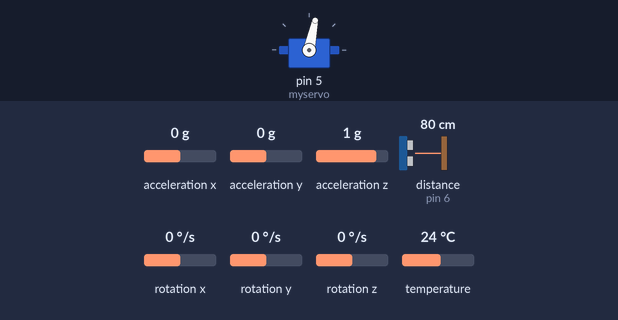
The sketch below on a simulated Arduino Uno, built with avr-gcc and run on an emulated ATmega328P. Shown: servo. The test bench sets the inputs (shaded band); at power-on: acceleration y 0 g, distance to the obstacle (sensor on pin 6) 80 cm, acceleration z 1 g, rotation x 0 °/s, acceleration x 0 g, rotation y 0 °/s, rotation z 0 °/s, temperature 24 °C. The echo pulse lasts 58.3 µs per cm; what the sketch prints to the serial monitor is not drawn.

Above: at 1.3 s.
1.4 s: acceleration y set to -1.4 g
3.1 s: distance to the obstacle (sensor on pin 6) set to 2 cm
4.7 s: acceleration z set to -1.4 g
6.3 s: rotation x set to -192 °/s
7.8 s: distance to the obstacle (sensor on pin 6) set to 4 cm
At 11.2 s:
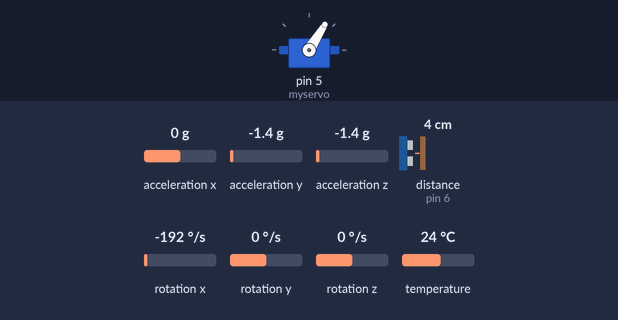
Timing chart, 0 to 11.8 s (numbered marks = the images above; inputs shaded):
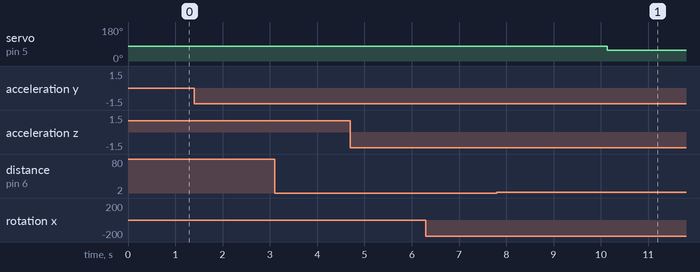

The sketch:

Tarea_identificacion.ino
```cpp
// Basic demo for accelerometer readings from Adafruit MPU6050

#include <Adafruit_MPU6050.h>
#include <Adafruit_Sensor.h>
#include <NewPing.h>
#include <Wire.h>
#include <Servo.h>

#define PERIOD 20000  // período correspondiente a una frecuencia de 50Hz
#define ALPHA 0.1f
#define MIN_SERVO_US 557     // 0° de rotación del servo
#define MAX_SERVO_US 2388    // 180° de rotación del servo
#define MIN_SERVO_ANGLE 50   // Ángulo mínimo del servo que admite la planta
#define MAX_SERVO_ANGLE 130  // Ángulo máximo del servo que admite la planta
#define SERVO_OFFSET 12    // Offset de la barra respecto del servo
#define IMU_OFFSET 3.20 // Offset IMU respecto la barra
#define TRIGGER_PIN  7
#define ECHO_PIN     6
#define MAX_DISTANCE 200
#define SOUND_SPEED 340.29f
#define DISTANCE_OFFSET 15.65f
#define VALUE_I 0
#define VALUE_F -20

Servo myservo;
Adafruit_MPU6050 mpu;
NewPing sonar(TRIGGER_PIN, ECHO_PIN, MAX_DISTANCE);

unsigned long t1;
int counter = 0;
float value = VALUE_I;

float theta_g1 = 0;
float theta_g = 0;
float theta_a = 0;
float theta = 0;

void setup(void) {
  Serial.begin(115200);
  while (!Serial)
    delay(10);

  Serial.println("Adafruit MPU6050 test!");

  if (!mpu.begin()) {
    Serial.println("Failed to find MPU6050 chip");
    while (1) {
      delay(10);
    }
  }
  Serial.println("MPU6050 Found!");

  mpu.setAccelerometerRange(MPU6050_RANGE_8_G);
  mpu.setGyroRange(MPU6050_RANGE_500_DEG);
  mpu.setFilterBandwidth(MPU6050_BAND_44_HZ);

  Serial.println("");
  delay(100);
  myservo.attach(5);
}

void loop() {
  t1 = micros();

  sensors_event_t a, g, temp;
  mpu.getEvent(&a, &g, &temp);

  theta_g1 = theta_g1 + g.gyro.x * 0.02 * (180 / PI);
  theta_a = atan2(a.acceleration.y, a.acceleration.z) * (180 / PI);

  theta_g = theta + g.gyro.x * 0.02 * (180 / PI);
  theta = ALPHA * theta_a + (1 - ALPHA) * theta_g;

  unsigned int time = sonar.ping(40);
  float position = (((time * SOUND_SPEED) / 10000) / 2) - DISTANCE_OFFSET;

  if (counter == 500) {
    counter = 0;
    if (value == VALUE_I) {
      value = VALUE_F;
    } else {
      value = VALUE_I;
    }
  } else {
    counter++;
  }

  writeServo(value);
  //Serial.println(theta + IMU_OFFSET);
  //Serial.println(position);
  //Serial.println();
  matlab_send(position, theta + IMU_OFFSET , value);

  while (micros() < t1 + PERIOD) {};
}

void writeServo(float angle) {
  float value = angle - SERVO_OFFSET + 90;

  if (value < MIN_SERVO_ANGLE) {
    value = MIN_SERVO_ANGLE;
  }
  if (value > MAX_SERVO_ANGLE) {
    value = MAX_SERVO_ANGLE;
  }

  float valueMicros = (value * (MAX_SERVO_US - MIN_SERVO_US)) / 180 + MIN_SERVO_US;
  myservo.writeMicroseconds(valueMicros);
}

void matlab_send(float dato1, float dato2, float dato3) {
  Serial.write("abcd");
  byte *b1 = (byte *)&dato1;
  Serial.write(b1, 4);
  byte *b2 = (byte *)&dato2;
  Serial.write(b2, 4);
  byte *b3 = (byte *)&dato3;
  Serial.write(b3, 4);
  //etc con mas datos tipo float. Tambien podría pasarse como parámetro a esta funcion un array de floats.
}
```

Measured:
- after the input at 1.4 s, every drawn part: stays the same
- after the input at 3.1 s, every drawn part: stays the same
- after the input at 4.7 s, every drawn part: stays the same
- after the input at 6.3 s, every drawn part: stays the same
